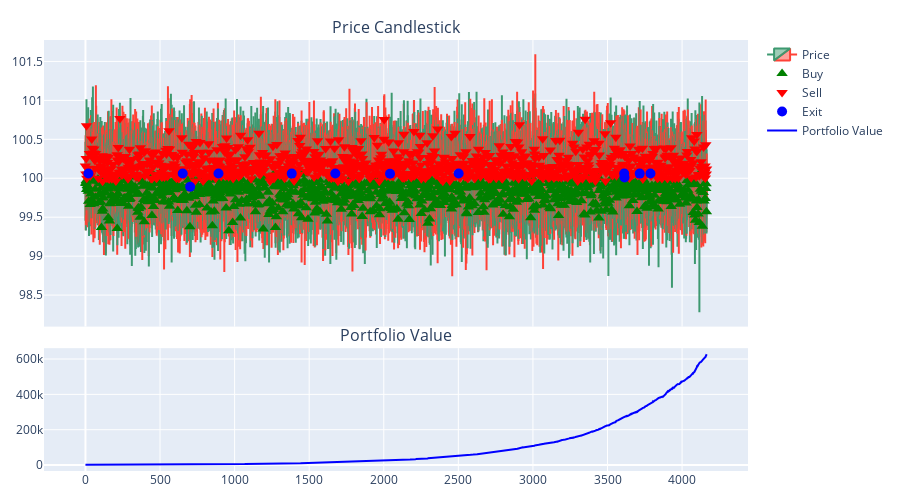

This figure's notebook cell:
### Code cell
buy_df_xgb, sell_df_xgb, exit_df_xgb = extract_signals(historical_info_df)
fig_xgb = build_fig(
    historical_info_df,
    buy_df_xgb,
    sell_df_xgb,
    exit_df_xgb
)
fig_xgb.show()

### Figure 1 — Plotly figure (JSON) as saved in the notebook; plotly's stock layout.template omitted (floating-point values rounded to 4 significant figures; data arrays with more than 128 entries replaced by an {"elided": "..."} marker saying what was removed)
{"data": [{"close": {"elided": "4166 float values"}, "high": {"elided": "4166 float values"}, "low": {"elided": "4166 float values"}, "name": "Price", "open": {"elided": "4166 float values"}, "type": "candlestick", "x": {"elided": "4166 int values"}, "xaxis": "x", "yaxis": "y"}, {"marker": {"color": "green", "size": 10, "symbol": "triangle-up"}, "mode": "markers", "name": "Buy", "type": "scatter", "x": {"elided": "957 int values"}, "xaxis": "x", "y": {"elided": "957 float values"}, "yaxis": "y"}, {"marker": {"color": "red", "size": 10, "symbol": "triangle-down"}, "mode": "markers", "name": "Sell", "type": "scatter", "x": {"elided": "952 int values"}, "xaxis": "x", "y": {"elided": "952 float values"}, "yaxis": "y"}, {"marker": {"color": "blue", "size": 10, "symbol": "circle"}, "mode": "markers", "name": "Exit", "type": "scatter", "x": [20, 652, 702, 892, 1383, 1675, 2042, 2502, 3612, 3614, 3716, 3788], "xaxis": "x", "y": [100.1, 100.1, 99.89, 100.1, 100.1, 100.1, 100.1, 100.1, 100.1, 100.0, 100.1, 100.1], "yaxis": "y"}, {"line": {"color": "blue"}, "mode": "lines", "name": "Portfolio Value", "type": "scatter", "x": {"elided": "4166 int values"}, "xaxis": "x2", "y": {"elided": "4166 float values"}, "yaxis": "y2"}], "layout": {"annotations": [{"font": {"size": 16}, "showarrow": false, "text": "Price Candlestick", "x": 0.5, "xanchor": "center", "xref": "paper", "y": 1.0, "yanchor": "bottom", "yref": "paper"}, {"font": {"size": 16}, "showarrow": false, "text": "Portfolio Value", "x": 0.5, "xanchor": "center", "xref": "paper", "y": 0.285, "yanchor": "bottom", "yref": "paper"}], "height": 500, "margin": {"b": 20, "l": 40, "r": 20, "t": 40}, "xaxis": {"anchor": "y", "domain": [0, 1], "matches": "x2", "rangeslider": {"visible": false}, "showticklabels": false}, "xaxis2": {"anchor": "y2", "domain": [0, 1], "rangeslider": {"visible": false}}, "yaxis": {"anchor": "x", "domain": [0.335, 1.0]}, "yaxis2": {"anchor": "x2", "domain": [0, 0.285]}}}
